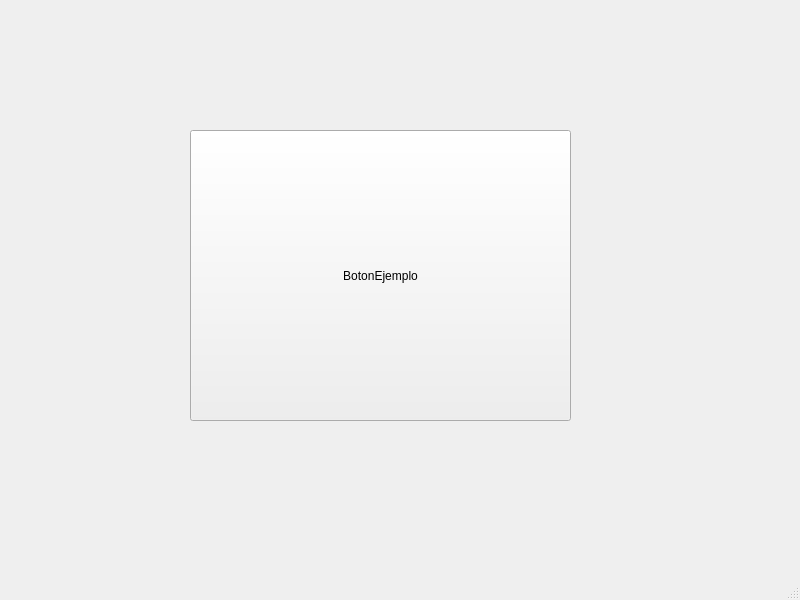
<?xml version="1.0" encoding="UTF-8"?>
<ui version="4.0">
 <class>MainWindow</class>
 <widget class="QMainWindow" name="MainWindow">
  <property name="geometry">
   <rect>
    <x>0</x>
    <y>0</y>
    <width>800</width>
    <height>600</height>
   </rect>
  </property>
  <property name="windowTitle">
   <string>MainWindow</string>
  </property>
  <widget class="QWidget" name="centralwidget">
   <widget class="QPushButton" name="BOTON_ejemplo">
    <property name="geometry">
     <rect>
      <x>190</x>
      <y>130</y>
      <width>381</width>
      <height>291</height>
     </rect>
    </property>
    <property name="text">
     <string>BotonEjemplo</string>
    </property>
   </widget>
  </widget>
  <widget class="QMenuBar" name="menubar">
   <property name="geometry">
    <rect>
     <x>0</x>
     <y>0</y>
     <width>800</width>
     <height>26</height>
    </rect>
   </property>
  </widget>
  <widget class="QStatusBar" name="statusbar"/>
 </widget>
 <resources/>
 <connections/>
</ui>
